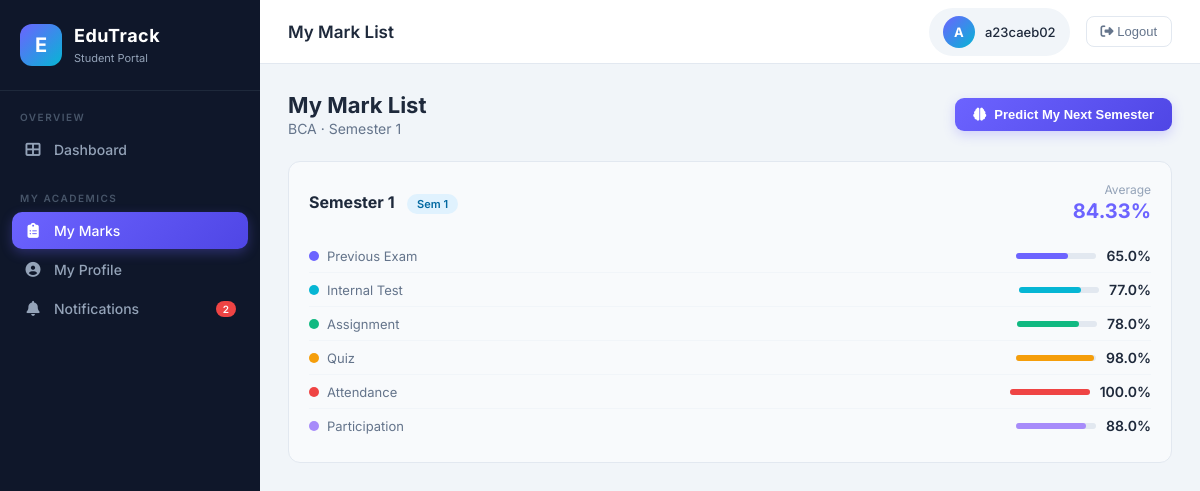
Page /student/marklist/ (signed in) on the committed database.
### core/models.py (models this page shows, shortened)
class Student(models.Model):
    user = models.OneToOneField(User, on_delete=models.CASCADE, related_name='student_profile')
    student_id = models.CharField(max_length=20, unique=True)
    first_name = models.CharField(max_length=100)
    last_name = models.CharField(max_length=100)
    email = models.EmailField(unique=True)
    department = models.CharField(max_length=20, choices=DEPARTMENT_CHOICES)
    semester = models.CharField(max_length=2, choices=SEMESTER_CHOICES)
    phone_number = models.CharField(max_length=15, blank=True)
    address = models.TextField(blank=True)
    dob = models.DateField(null=True, blank=True)
    created_at = models.DateTimeField(auto_now_add=True)

class Score(models.Model):
    student = models.ForeignKey(Student, on_delete=models.CASCADE, related_name='scores')
    faculty = models.ForeignKey(Faculty, on_delete=models.SET_NULL, null=True, related_name='uploaded_scores')
    semester = models.CharField(max_length=2, choices=SEMESTER_CHOICES)
    previous_exam_marks = models.FloatField(default=0)
    internal_test_marks = models.FloatField(default=0)
    assignment_score = models.FloatField(default=0)
    quiz_score = models.FloatField(default=0)
    attendance_percentage = models.FloatField(default=0)
    class_participation = models.FloatField(default=0)
    uploaded_at = models.DateTimeField(auto_now_add=True)
    updated_at = models.DateTimeField(auto_now=True)
    class Meta:
        unique_together = ('student', 'semester')
    def get_average(self):
        fields = [self.previous_exam_marks, self.internal_test_marks,
                  self.assignment_score, self.quiz_score,
                  self.attendance_percentage, self.class_participation]
        return round(sum(fields) / len(fields), 2)

### core/views.py (the view)
        def wrapper(request, *args, **kwargs):
            if not request.session.get('user_id'):
                return redirect('login')
            if roles and request.session.get('role') not in roles:
                return redirect('login')
            return view_func(request, *args, **kwargs)

### core/views.py (called while the page is built)
def login_required_role(*roles):
    def decorator(view_func):
        def wrapper(request, *args, **kwargs):
            if not request.session.get('user_id'):
                return redirect('login')
            if roles and request.session.get('role') not in roles:
                return redirect('login')
            return view_func(request, *args, **kwargs)
        wrapper.__name__ = view_func.__name__
        return wrapper
    return decorator

def get_current_user(request):
    uid = request.session.get('user_id')
    if uid:
        return User.objects.filter(id=uid).first()
    return None

@login_required_role('student')
def student_marklist(request):
    user = get_current_user(request)
    student = get_object_or_404(Student, user=user)
    raw_scores = student.scores.all().order_by('semester')
    score_colors = ['#6C63FF','#06b6d4','#10b981','#f59e0b','#ef4444','#a78bfa']
    score_labels = ['Previous Exam','Internal Test','Assignment','Quiz','Attendance','Participation']
    scores = []
    for s in raw_scores:
        vals = [s.previous_exam_marks, s.internal_test_marks, s.assignment_score,
                s.quiz_score, s.attendance_percentage, s.class_participation]
        s.fields = list(zip(score_labels, vals, score_colors))
        scores.append(s)
    return render(request, 'student/marklist.html', {'student': student, 'scores': scores, 'unread_count': student.notifications.filter(is_read=False).count()})

### templates/student/marklist.html (shortened to what this page needs)
{% extends 'student/base_student.html' %}
{% block page_title %}My Mark List{% endblock %}
{% block content %}
<div class="page-header">
  <div><h1>My Mark List</h1><p>{{ student.department }} · Semester {{ student.semester }}</p></div>
  <button class="btn btn-primary" onclick="openPredictModal()">
    <i class="fas fa-brain"></i> Predict My Next Semester
  </button>
</div>
{% if scores %}
  {% for s in scores %}
  <div class="score-card">
    <div class="score-card-header">
      <div>
        <span style="font-size:16px;font-weight:700;color:#1e293b">Semester {{ s.semester }}</span>
        <span class="badge badge-sem" style="margin-left:8px">Sem {{ s.semester }}</span>
      </div>
      <div style="text-align:right">
        <div style="font-size:12px;color:#94a3b8;margin-bottom:2px">Average</div>
        <div style="font-size:20px;font-weight:700;color:#6C63FF">{{ s.get_average }}%</div>
      </div>
    </div>
    {% for label, val, color in s.fields %}
    <div class="score-field">
      <div class="score-label">
        <span style="width:10px;height:10px;border-radius:50%;background:{{ color }};display:inline-block"></span>
        {{ label }}
      </div>
      <div style="display:flex;align-items:center;gap:10px">
        <div class="score-bar-wrap">
          <div class="score-bar" style="width:{{ val }}%;background:{{ color }}"></div>
        </div>
        <span class="score-value">{{ val }}%</span>
      </div>
    </div>
    {% endfor %}
  </div>
  {% endfor %}
{% endif %}
{% endblock %}

### templates/base.html (style rules this page uses)
:root { --primary: #6C63FF; --primary-dark: #4f46e5; --secondary: #06b6d4; --accent: #f59e0b; --success: #10b981; --danger: #ef4444; --warning: #f59e0b; --sidebar-bg: #0f172a; --sidebar-text: #94a3b8; --sidebar-active: #6C63FF; --card-bg: #fff; --body-bg: #f1f5f9; --text-primary: #1e293b; --text-secondary: #64748b; --border: #e2e8f0; --shadow: 0 4px 24px rgba(108,99,255,0.08); --radius: 14px; }
* { margin:0; padding:0; box-sizing:border-box; }
body { font-family:'Inter',sans-serif; background:var(--body-bg); color:var(--text-primary); display:flex; min-height:100vh; }
.badge { display:inline-block; padding:3px 10px; border-radius:20px; font-size:11px; font-weight:600; }
.badge-sem { background:#e0f2fe; color:#0369a1; }
.btn { display:inline-flex; align-items:center; gap:8px; padding:9px 18px; border-radius:9px; font-size:13px; font-weight:600; cursor:pointer; transition:all .2s; border:none; text-decoration:none; }
.btn-primary { background:linear-gradient(135deg,var(--primary),var(--primary-dark)); color:#fff; box-shadow:0 4px 12px rgba(108,99,255,.25); }
.page-header { display:flex; align-items:center; justify-content:space-between; margin-bottom:24px; }
.page-header h1 { font-size:22px; font-weight:700; }
.page-header p { font-size:14px; color:var(--text-secondary); margin-top:2px; }

### templates/student/marklist.html (style rules this page uses)
.score-card { background:#f8fafc; border-radius:12px; padding:20px; margin-bottom:16px; border:1px solid #e2e8f0; }
.score-card-header { display:flex; justify-content:space-between; align-items:center; margin-bottom:16px; }
.score-field { display:flex; justify-content:space-between; align-items:center; padding:8px 0; border-bottom:1px solid #f1f5f9; }
.score-field:last-child { border-bottom:none; }
.score-label { font-size:13px; color:#64748b; display:flex; align-items:center; gap:8px; }
.score-value { font-size:14px; font-weight:600; color:#1e293b; }
.score-bar-wrap { width:80px; height:6px; background:#e2e8f0; border-radius:99px; margin-left:8px; display:inline-block; vertical-align:middle; }
.score-bar { height:6px; border-radius:99px; }

### rows in the picture
Student: department "BCA", semester "1"
Score: semester "1", get_average "84.33", fields "Previous Exam" "Internal Test" "Assignment" "Quiz" "Attendance" "Participation", fields "65.0" "77.0" "78.0" "98.0" "100.0" "88.0"

### other values in the picture
{{ unread_count }} "2"
{{ request.session.username|first|upper }} "A"
{{ request.session.username }} "a23caeb02"
